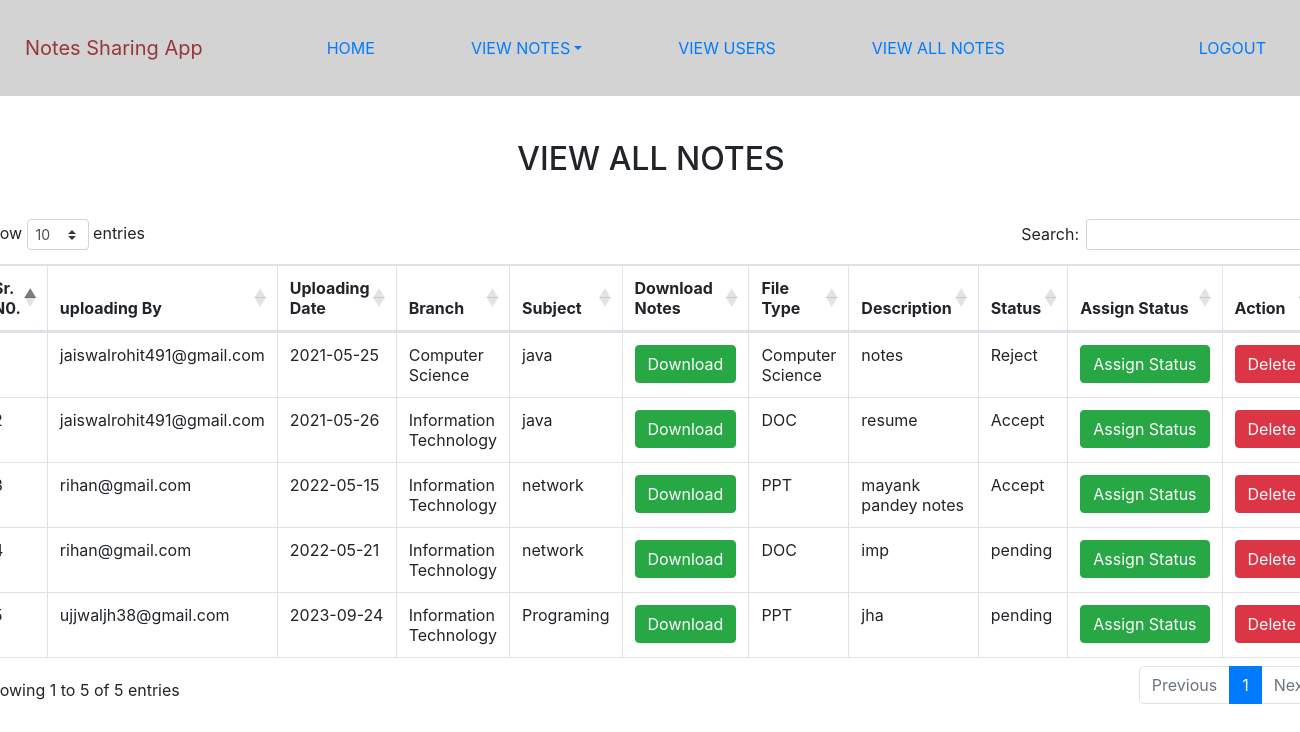
The app's page /all_notes (signed in) with its own data.
### notes/models.py (models this page shows, shortened)
class Notes(models.Model):
    user = models.ForeignKey(User, on_delete=models.CASCADE)
    uploadingdate = models.CharField(max_length=30)
    branch = models.CharField(max_length=30)
    subject = models.CharField(max_length=30,)
    notesfile = models.FileField(null=True)
    filetype = models.CharField(max_length=30,)
    description = models.CharField(max_length=200, null=True)
    status=models.CharField(max_length=15,)

### notes/views.py (the view)
# urls.py: path('all_notes',all_notes,name='all_notes'),
def all_notes(request):
    if not request.user.is_authenticated:
        return redirect('login_admin')
    notes = Notes.objects.all()
    d = {'notes':notes}
    return render(request,'all_notes.html',d)

### notes/templates/all_notes.html (shortened to what this page needs)
{% extends 'admin_nav.html' %}
{% load static %}
{% block body %}
<link rel="stylesheet" href="https://cdnjs.cloudflare.com/ajax/libs/twitter-bootstrap/4.5.2/css/bootstrap.css">
<link rel="stylesheet" href="https://cdn.datatables.net/1.10.24/css/dataTables.bootstrap4.min.css">
<div class="mts">
    <h2 class="text-center">VIEW ALL NOTES</h2>
    <table class="table table-bordered" id="example">
       <thead>
           <tr>
               <th>Sr. N0.</th>
               <th>uploading By</th>
               <th>Uploading Date</th>
               <th>Branch</th>
               <th>Subject</th>
               <th>Download Notes</th>
               <th>File Type</th>
               <th>Description</th>
               <th>Status</th>
               <th>Assign Status</th>
               <th>Action</th>
           </tr>
       </thead>
       <tbody>
           {% for i in notes %}
           <tr>
               <td>{{forloop.counter}}</td>
               <td>{{i.user.username}}</td>
               <td>{{i.uploadingdate}}</td>
               <td>{{i.branch}}</td>
               <td>{{i.subject}}</td>
               <td><a href="{{i.notesfile.url}}" class="btn btn-success" download>Download</a></td>
               <td>{{i.filetype}}</td>
               <td>{{i.description}}</td>
               <td>{{i.status}}</td>
               <td><a href="{% url 'assign_status' i.id %}" class = "btn btn-success">Assign&nbsp;Status</a></td>
               <td><a href="{% url 'delete_notes' i.id %}" class = "btn btn-danger" onclick="return confirm('Are you sure?')">Delete</a></td>
           </tr>
           {% endfor %}
        </tbody>
   </table>
</div>
{% endblock %}

### notes/templates/all_notes.html (style rules this page uses)
.mts { display: flex; flex-direction: column; align-items: center; justify-content: center; margin-top: 140px; width: 94% !important; align-self: center; margin-left: 40px; }

### records on screen
Notes: user.username "jaiswalrohit491@gmail.com", uploadingdate "2021-05-25", branch "Computer Science", subject "java", filetype "Computer Science", description "notes", status "Reject"
Notes: user.username "jaiswalrohit491@gmail.com", uploadingdate "2021-05-26", branch "Information Technology", subject "java", filetype "DOC", description "resume", status "Accept"
Notes: user.username "rihan@gmail.com", uploadingdate "2022-05-15", branch "Information Technology", subject "network", filetype "PPT", description "mayank pandey notes", status "Accept"
Notes: user.username "rihan@gmail.com", uploadingdate "2022-05-21", branch "Information Technology", subject "network", filetype "DOC", description "imp", status "pending"
Notes: user.username "ujjwaljh38@gmail.com", uploadingdate "2023-09-24", branch "Information Technology", subject "Programing", filetype "PPT", description "jha", status "pending"
